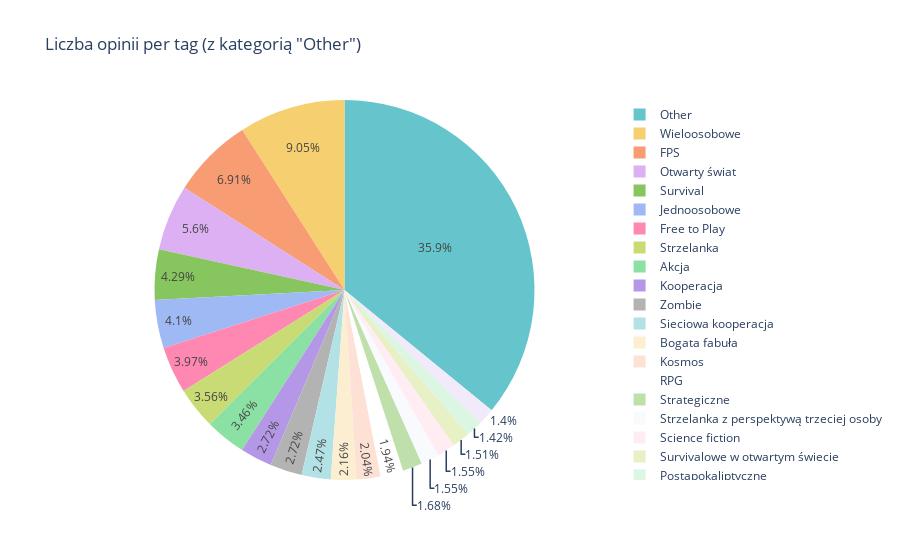

Notebook source saved alongside this figure:
### Code cell
def prepare_pie_chart_reviews(df, top_n=20):
    # Zliczanie liczby recenzji na tag
    tags = df['Tagi'].apply(lambda x: x.split(', '))
    tag_reviews = Counter()

    for idx, tag_list in enumerate(tags):
        for tag in tag_list:
            tag_reviews[tag] += df.iloc[idx]['Liczba recenzji']

    # Podział na najpopularniejsze tagi i kategorię "Other"
    top_tags = tag_reviews.most_common(top_n)
    other_count = sum(count for tag, count in tag_reviews.items() if tag not in dict(top_tags))
    
    # Przygotowanie danych do DataFrame
    pie_data = pd.DataFrame(top_tags, columns=['Tag', 'Review Count'])
    if other_count > 0:
        other_row = pd.DataFrame([{'Tag': 'Other', 'Review Count': other_count}])
        pie_data = pd.concat([pie_data, other_row], ignore_index=True)
    
    return pie_data

# Przygotowanie danych do wykresu
pie_chart_reviews_data = prepare_pie_chart_reviews(df)

# Wizualizacja
fig = px.pie(pie_chart_reviews_data, names='Tag', values='Review Count',
             title='Liczba opinii per tag (z kategorią "Other")',
             color_discrete_sequence=px.colors.qualitative.Pastel)
fig.show()

### Figure 1 — Plotly figure (JSON) as saved in the notebook; plotly's stock layout.template omitted (floating-point values rounded to 4 significant figures)
{"data": [{"domain": {"x": [0, 1], "y": [0, 1]}, "hovertemplate": "Tag=%{label}<br>Review Count=%{value}<extra></extra>", "labels": ["Wieloosobowe", "FPS", "Otwarty świat", "Survival", "Jednoosobowe", "Free to Play", "Strzelanka", "Akcja", "Kooperacja", "Zombie", "Sieciowa kooperacja", "Bogata fabuła", "Kosmos", "RPG", "Strategiczne", "Strzelanka z perspektywą trzeciej osoby", "Science fiction", "Survivalowe w otwartym świecie", "Postapokaliptyczne", "Perspektywa pierwszej osoby", "Other"], "legendgroup": "", "name": "", "showlegend": true, "type": "pie", "values": [7448009, 5690375, 4607346, 3529442, 3378050, 3266113, 2933919, 2848520, 2239422, 2237199, 2036710, 1778093, 1679308, 1600118, 1380689, 1278090, 1274174, 1240507, 1173133, 1149287, 29558701]}], "layout": {"legend": {"tracegroupgap": 0}, "piecolorway": ["rgb(102, 197, 204)", "rgb(246, 207, 113)", "rgb(248, 156, 116)", "rgb(220, 176, 242)", "rgb(135, 197, 95)", "rgb(158, 185, 243)", "rgb(254, 136, 177)", "rgb(201, 219, 116)", "rgb(139, 224, 164)", "rgb(180, 151, 231)", "rgb(179, 179, 179)"], "title": {"text": "Liczba opinii per tag (z kategorią \"Other\")"}}}
